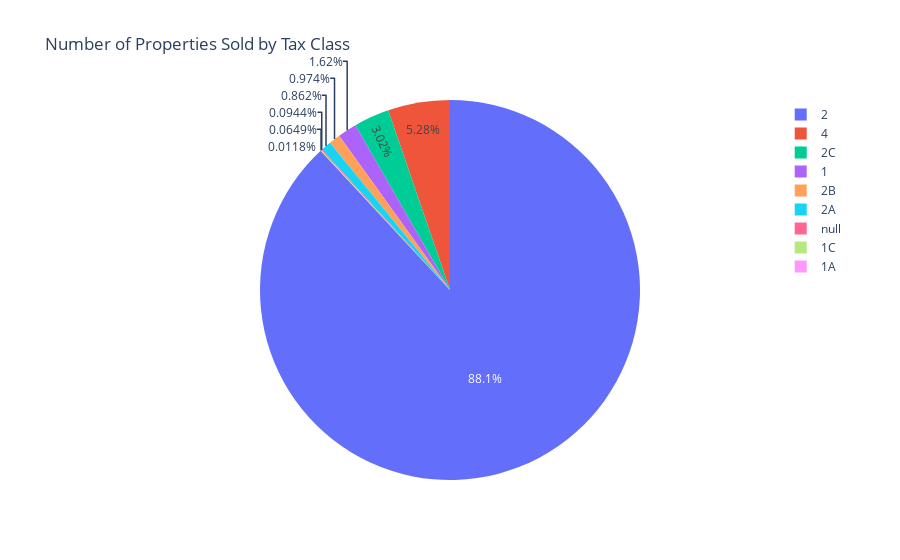

Notebook code for this chart:
### Markdown cell above
![q4.png](attachment:q4.png)

### Code cell
# Query 5: Number of properties sold by tax class
query5 = """
SELECT TAXCLP, COUNT(*) AS num_sales
FROM sales_data
GROUP BY TAXCLP;
"""
df5 = pd.read_sql_query(query5, conn)

# Visualization 5: Pie chart for Number of Properties Sold by Tax Class
fig5 = px.pie(df5, names='TAXCLP', values='num_sales', title='Number of Properties Sold by Tax Class')

# Show the plot
fig5.show()

### Figure 1 — Plotly figure (JSON) as saved in the notebook; plotly's stock layout.template omitted (floating-point values rounded to 4 significant figures)
{"data": [{"domain": {"x": [0, 1], "y": [0, 1]}, "hovertemplate": "TAXCLP=%{label}<br>num_sales=%{value}<extra></extra>", "labels": [null, "1", "1A", "1C", "2", "2A", "2B", "2C", "4"], "legendgroup": "", "name": "", "showlegend": true, "type": "pie", "values": [16, 274, 2, 11, 14923, 146, 165, 511, 894]}], "layout": {"legend": {"tracegroupgap": 0}, "title": {"text": "Number of Properties Sold by Tax Class"}}}
